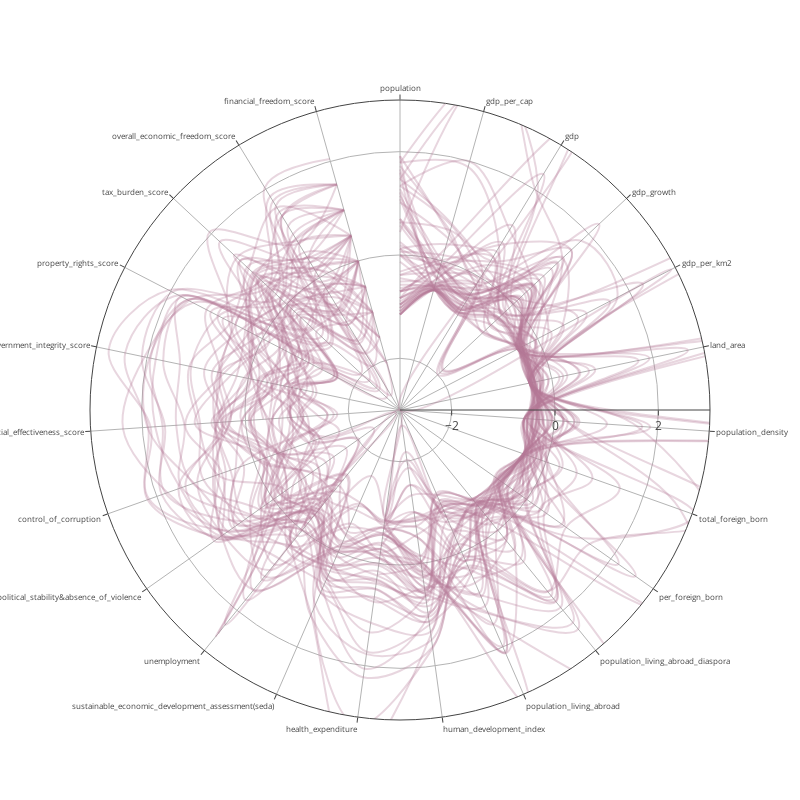

Here is the notebook cell this chart was saved with:
### Markdown cell above
## Overview for all nations

### Code cell
# import plotly.plotly as py
# import plotly.graph_objs as go

data = []
color = "rgba(255,255,255,0)"

for i in range(len(df_norm)):
    data.append(go.Scatterpolar(
        name = df_norm['indicator'].iloc[i],
        mode = "lines",
#         fill = "toself",
#         fillcolor = "rgba(180,120,150,0.1)",
#         mode = "markers",
#         marker = dict(
#             color = "rgba(180,120,150,0.4)",
            
#         ),
        r = df_norm[cols_name[1:]].iloc[i].values,
        theta = cols_name[1:],
        line = dict(
            shape = "spline",
            color = "rgba(180,120,150,0.3)",
        )
    ))


layout = go.Layout(
    showlegend = False,
    polar=dict(
        angularaxis=dict(
            tickfont = dict(
                size = 8
                
            ),
            ticks = "outside" ,
            rotation = 90,
            direction = "clockwise"
        ),
        radialaxis=dict(
            visible=True,
            nticks=4,
            range = [-3,3]
        )
    )
)

fig = go.Figure(data=data, layout=layout)
fig['layout'].update(width=800,height=800)
iplot(fig)
